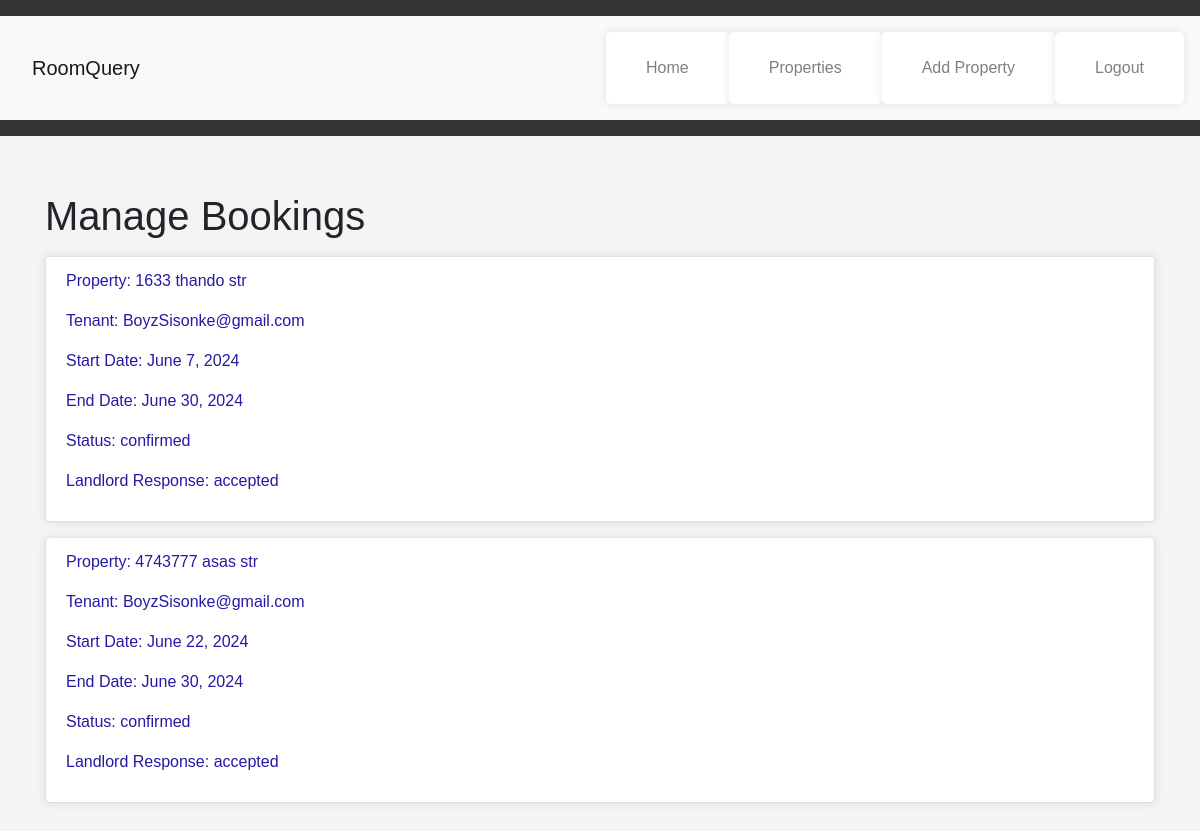
The app's page /landlord/bookings/ (signed in), older data.
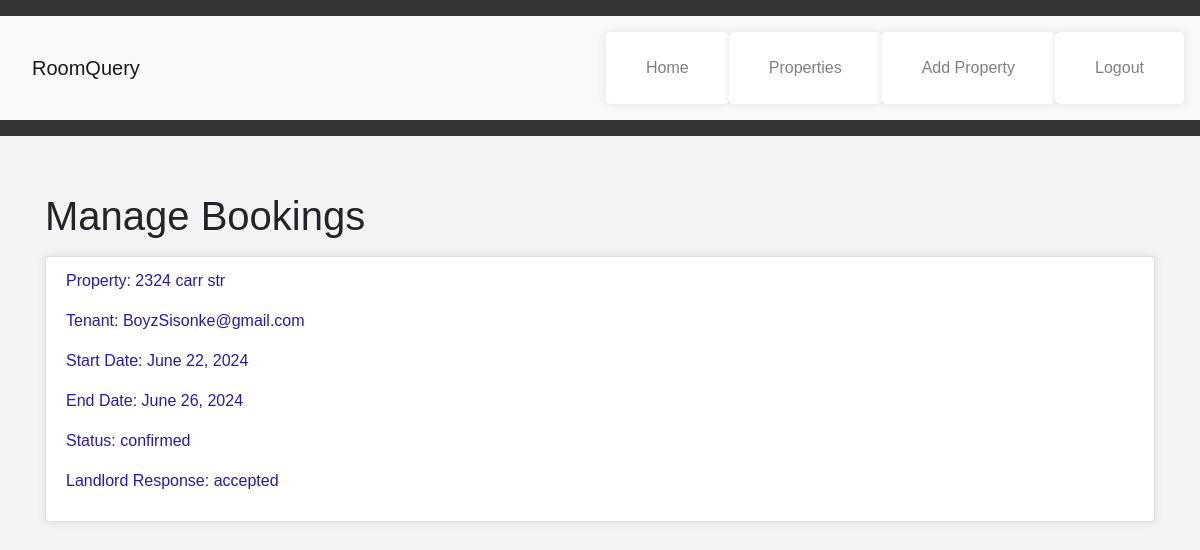
The same page, newer data.
### core/models.py (models this page shows, shortened)
class Booking(models.Model):
    tenant = models.ForeignKey(User, on_delete=models.CASCADE)
    property = models.ForeignKey(Property, on_delete=models.CASCADE)
    start_date = models.DateField()
    end_date = models.DateField()
    booking_date = models.DateTimeField(auto_now_add=True)
    status = models.CharField(max_length=20, choices=[('pending', 'Pending'), ('confirmed', 'Confirmed'), ('cancelled', 'Cancelled')], default='pending')
    landlord_response = models.CharField(max_length=20, choices=[('pending', 'Pending'), ('accepted', 'Accepted'), ('rejected', 'Rejected')], default='pending')

class Property(models.Model):
    landlord = models.ForeignKey(User, on_delete=models.CASCADE)
    address = models.CharField(max_length=255)
    property_type = models.CharField(max_length=50)
    bedrooms = models.IntegerField()
    bathrooms = models.IntegerField()
    rent_price = models.DecimalField(max_digits=10, decimal_places=2)
    description = models.TextField()
    image = models.ImageField(upload_to=property_image_path, blank=True, null=True)

class User(AbstractBaseUser):
    email = models.EmailField(unique=True)
    user_type = models.CharField(max_length=10, choices=[("tenant", "Tenant"),("landlord", "Landlord")])
    is_active = models.BooleanField(default=True)
    is_staff = models.BooleanField(default=False)
    is_superuser = models.BooleanField(default=False)
    USERNAME_FIELD = 'email'
    REQUIRED_FIELDS = []
    objects = UserManager()

### core/views.py (the view)
# urls.py: path('landlord/bookings/', landlord_bookings, name='landlord_bookings'),
@login_required
@user_passes_test(lambda u: u.user_type == 'landlord')
def landlord_bookings(request):
    properties = Property.objects.filter(landlord=request.user)
    bookings = Booking.objects.filter(property__in=properties)
    return render(request, 'core/landlord_bookings.html', {'bookings': bookings})

### core/templates/core/landlord_bookings.html (shortened to what this page needs)
{% extends 'core/base.html' %}
{% block content %}
    <h1>Manage Bookings</h1>
    <ul class="list-group">
        {% for booking in bookings %}
            <li class="list-group-item">
                <p>Property: {{ booking.property.address }}</p>
                <p>Tenant: {{ booking.tenant.email }}</p>
                <p>Start Date: {{ booking.start_date }}</p>
                <p>End Date: {{ booking.end_date }}</p>
                <p>Status: {{ booking.status }}</p>
                <p>Landlord Response: {{ booking.landlord_response }}</p>
            </li>
        {% endfor %}
    </ul>
{% endblock %}

Row changes from the older to the newer data that the page shows:
removed Booking: property.address "1633 thando str", tenant.email "BoyzSisonke@gmail.com", start_date "June 7, 2024", end_date "June 30, 2024", status "confirmed", landlord_response "accepted"
removed Booking: property.address "4743777 asas str", tenant.email "BoyzSisonke@gmail.com", start_date "June 22, 2024", end_date "June 30, 2024", status "confirmed", landlord_response "accepted"
added Booking: property.address "2324 carr str", tenant.email "BoyzSisonke@gmail.com", start_date "June 22, 2024", end_date "June 26, 2024", status "confirmed", landlord_response "accepted"
